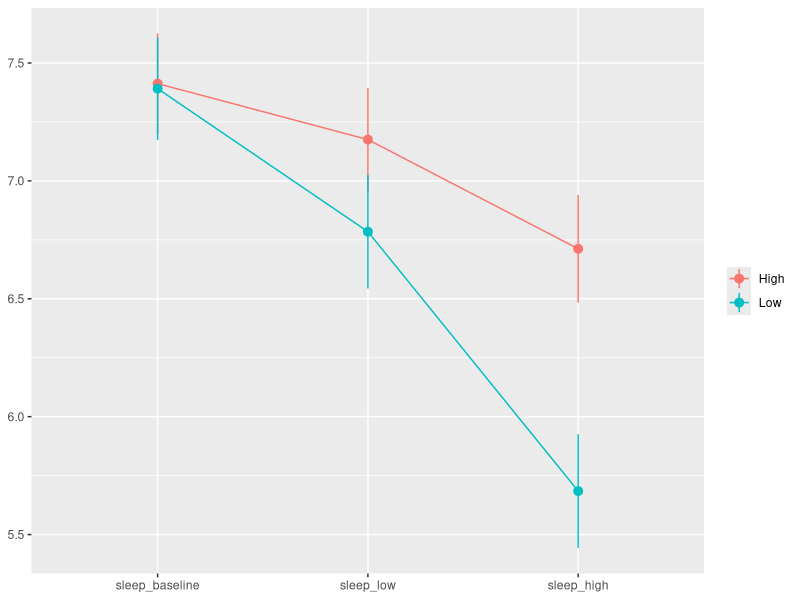

R code for this plot:
# Reproducible analysis script generated by Telos
# Run from the folder holding cleaned.csv. Uncomment install.packages() the first time.
# install.packages(c("afex", "emmeans", "ggplot2"))
library(afex)
library(emmeans)
library(ggplot2)
d <- read.csv("cleaned.csv", stringsAsFactors = FALSE)
d[["participant_id"]] <- factor(d[["participant_id"]])
d[["tolerance_group"]] <- factor(d[["tolerance_group"]])

# === 01 · Mixed ANOVA ===
conds <- c("sleep_baseline", "sleep_low", "sleep_high")
nrw <- length(d[["sleep_baseline"]])
long <- data.frame(sid = factor(rep(d[["participant_id"]], length(conds))),
  grp = factor(rep(d[["tolerance_group"]], length(conds))),
  condition = factor(rep(conds, each = nrw), levels = conds),
  score = c(d[["sleep_baseline"]], d[["sleep_low"]], d[["sleep_high"]]))
m <- afex::aov_ez(id = "sid", dv = "score", data = long, between = "grp", within = "condition",
  anova_table = list(es = "pes", correction = "GG"))
print(m$anova_table)
print(summary(m$Anova, multivariate = FALSE))
print(summary(pairs(emmeans::emmeans(m, ~ condition), adjust = "bonferroni"), infer = TRUE))
mat <- matrix(c(d[["sleep_baseline"]], d[["sleep_low"]], d[["sleep_high"]]), ncol = length(conds)); gv <- factor(d[["tolerance_group"]])
agg <- do.call(rbind, lapply(levels(gv), function(l) {
  sub <- mat[gv == l, , drop = FALSE]; mm <- colMeans(sub); se <- apply(sub, 2, sd) / sqrt(nrow(sub))
  tq <- qt(0.975, nrow(sub) - 1)
  data.frame(grp = l, cond = factor(conds, levels = conds), m = mm, lo = mm - tq * se, hi = mm + tq * se) }))
print(ggplot(agg, aes(cond, m, group = grp, colour = grp)) + geom_line() +
  geom_pointrange(aes(ymin = lo, ymax = hi)) + labs(x = NULL, y = NULL, colour = NULL))
